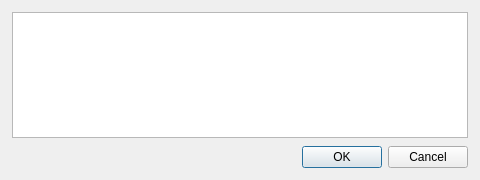
<?xml version="1.0" encoding="UTF-8"?>
<ui version="4.0">
 <class>CommentsDialog</class>
 <widget class="QDialog" name="CommentsDialog">
  <property name="geometry">
   <rect>
    <x>0</x>
    <y>0</y>
    <width>480</width>
    <height>180</height>
   </rect>
  </property>
  <property name="windowTitle">
   <string>Comment</string>
  </property>
  <layout class="QVBoxLayout" name="verticalLayout_2">
   <property name="spacing">
    <number>8</number>
   </property>
   <property name="leftMargin">
    <number>12</number>
   </property>
   <property name="topMargin">
    <number>12</number>
   </property>
   <property name="rightMargin">
    <number>12</number>
   </property>
   <property name="bottomMargin">
    <number>12</number>
   </property>
   <item>
    <widget class="QPlainTextEdit" name="textEdit">
     <property name="minimumSize">
      <size>
       <width>360</width>
       <height>96</height>
      </size>
     </property>
     <property name="tabChangesFocus">
      <bool>true</bool>
     </property>
    </widget>
   </item>
   <item>
    <widget class="QDialogButtonBox" name="buttonBox">
     <property name="orientation">
      <enum>Qt::Horizontal</enum>
     </property>
     <property name="standardButtons">
      <set>QDialogButtonBox::Cancel|QDialogButtonBox::Ok</set>
     </property>
    </widget>
   </item>
  </layout>
 </widget>
 <resources/>
 <connections>
  <connection>
   <sender>buttonBox</sender>
   <signal>accepted()</signal>
   <receiver>CommentsDialog</receiver>
   <slot>accept()</slot>
   <hints>
    <hint type="sourcelabel">
     <x>248</x>
     <y>254</y>
    </hint>
    <hint type="destinationlabel">
     <x>157</x>
     <y>274</y>
    </hint>
   </hints>
  </connection>
  <connection>
   <sender>buttonBox</sender>
   <signal>rejected()</signal>
   <receiver>CommentsDialog</receiver>
   <slot>reject()</slot>
   <hints>
    <hint type="sourcelabel">
     <x>316</x>
     <y>260</y>
    </hint>
    <hint type="destinationlabel">
     <x>286</x>
     <y>274</y>
    </hint>
   </hints>
  </connection>
 </connections>
</ui>
